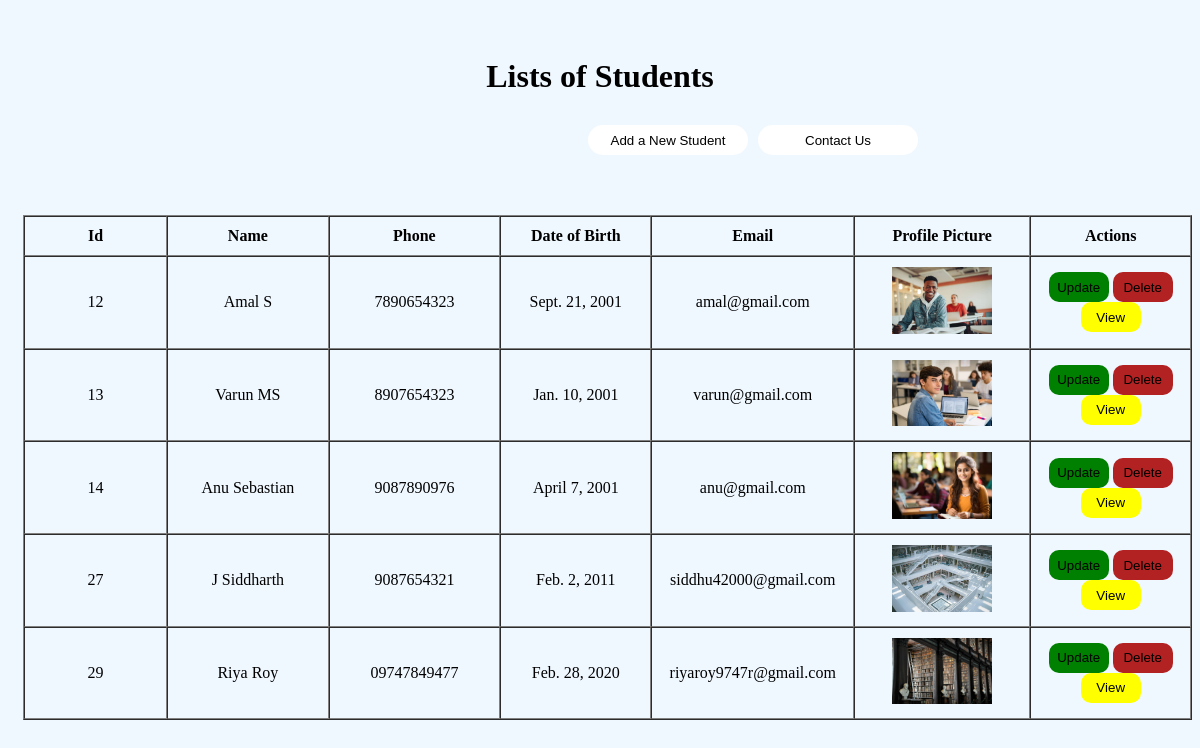
The page / on the database its author committed.
### web/models.py (models this page shows, shortened)
class Student(models.Model):
    name = models.CharField(max_length=100)
    phone = models.CharField(max_length=15)
    date_of_birth = models.DateField()
    email = models.EmailField(unique=True)
    image=models.ImageField(upload_to='student_image',null=True,blank=True)
    class Meta:
        verbose_name_plural="web.Student"
        ordering=['id']

### web/views.py (the view)
# urls.py: path('',views.index,name="index"),
def index(request):
    students = Student.objects.all()
    context = {
        'students': students
    }
    return render(request, "index.html", context=context)

### template/index.html (shortened to what this page needs)
<!DOCTYPE html>
<html lang="en">
  <head>
    {% load static %}
    <link rel="stylesheet" href="{% static 'css/style.css' %}?{% now 'U' %}" />
  </head>
  <body>
    <div class="index-page">
      <h1 class="index-h1">Lists of Students</h1>
      <div class="index-a-div" style="display: flex;">
        <button class="index-btn"><a href="/second">Add a New Student</a></button>
        <button class="contact-btn"><a href="/Contact">Contact Us</a></button>
      </div>
      <table border="1" cellspacing="0" cellpadding="10">
        <thead>
          <tr>
            <th>Id</th>
            <th>Name</th>
            <th>Phone</th>
            <th>Date of Birth</th>
            <th>Email</th>
            <th>Profile Picture</th>
            <th>Actions</th>
          </tr>
        </thead>
        <tbody>
          {% for student in students %}
          <tr>
            <td>{{ student.id }}</td>
            <td>{{ student.name }}</td>
            <td>{{ student.phone }}</td>
            <td>{{ student.date_of_birth }}</td>
            <td>{{ student.email }}</td>
            <td>
              <img src="{{ student.image.url }}"
                alt="Profile Picture"
                width="100"
              />
            </td>
            <td>
              <button class="up"><a href="/update/{{student.id}}">Update</a></button>
              <button class="del"><a href="/hDel/{{student.id}}">Delete</a></button>
              <button class="view"><a href="/Details/{{student.id}}">View</a></button>
            </td>
          </tr>
          {% endfor %}
        </tbody>
      </table>
    </div>
  </body>
</html>

### static/css/style.css (style rules this page uses)
* { background: #f0f8ff }
.index-h1 { text-align: center; padding-top: 50px; margin: 0; }
a { text-decoration: none; background: none; color: black; }
.index-btn { background-color: white; margin-left: 580px; border: none; cursor: pointer; width: 160px; height: 30px; border-radius: 20px; }
.contact-btn { background-color: white; margin-left: 10px; border: none; cursor: pointer; width: 160px; height: 30px; border-radius: 20px; }
.index-a-div { margin-top: 30px; }
table { margin-top: 60px; margin-left: 15px; }
td { width: 190px; text-align: center; }
.up { background-color: green; width: 60px; cursor: pointer; height: 30px; border-radius: 10px; font-weight: 500; border: none; }
.del { background-color: rgb(179, 34, 34); width: 60px; cursor: pointer; height: 30px; border-radius: 10px; font-weight: 500; border: none; }
.view { background-color: yellow; width: 60px; cursor: pointer; height: 30px; border-radius: 10px; font-weight: 500; border: none; }

### rows shown on the page
Student: id "12", name "Amal S", phone "7890654323", date_of_birth "Sept. 21, 2001", email "amal@gmail.com", image (picture)
Student: id "13", name "Varun MS", phone "8907654323", date_of_birth "Jan. 10, 2001", email "varun@gmail.com", image (picture)
Student: id "14", name "Anu Sebastian", phone "9087890976", date_of_birth "April 7, 2001", email "anu@gmail.com", image (picture)
Student: id "27", name "J Siddharth", phone "9087654321", date_of_birth "Feb. 2, 2011", email "siddhu42000@gmail.com", image (picture)
Student: id "29", name "Riya Roy", phone "09747849477", date_of_birth "Feb. 28, 2020", email "riyaroy9747r@gmail.com", image (picture)
